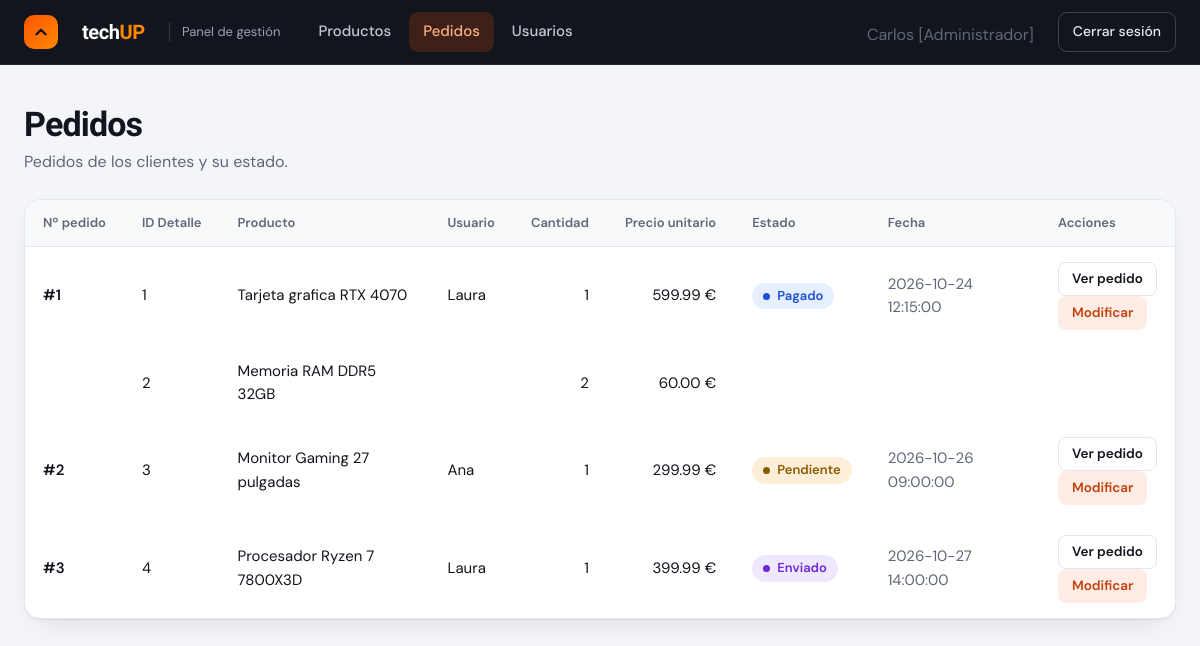
/index.php?entity=pedido&action=index&rol=0 (signed in), run on the app's committed database.
### tables this page shows
CREATE TABLE detalles_pedido (
    id_detalle INT UNSIGNED AUTO_INCREMENT PRIMARY KEY,
    id_pedido INT UNSIGNED NOT NULL,
    id_producto INT UNSIGNED NOT NULL,
    cantidad INT UNSIGNED NOT NULL,
    precio_compra DECIMAL(10, 2) NOT NULL,

    CONSTRAINT fk_detalles_pedidos
        FOREIGN KEY (id_pedido)
        REFERENCES pedidos(id_pedido)
        ON UPDATE CASCADE
        ON DELETE CASCADE,

    CONSTRAINT fk_detalles_productos
        FOREIGN KEY (id_producto)
        REFERENCES productos(id_producto)
        ON UPDATE CASCADE
        ON DELETE CASCADE,

    CONSTRAINT chk_detalle_cantidad
        CHECK (cantidad > 0),

    CONSTRAINT chk_detalle_precio
        CHECK (precio_compra >= 0),

    CONSTRAINT uq_pedido_producto
        UNIQUE (id_pedido, id_producto)
);

CREATE TABLE productos (
    id_producto INT UNSIGNED AUTO_INCREMENT PRIMARY KEY,
    nombre VARCHAR(120) NOT NULL,
    categoria VARCHAR(60) NOT NULL,
    marca VARCHAR(60) NOT NULL,
    modelo VARCHAR(100),
    precio DECIMAL(10, 2) NOT NULL,
    stock INT UNSIGNED NOT NULL DEFAULT 0,

    CONSTRAINT chk_producto_precio
        CHECK (precio >= 0)
);

CREATE TABLE usuarios (
    id_usuario INT UNSIGNED AUTO_INCREMENT PRIMARY KEY,
    nombre VARCHAR(80) NOT NULL,
    rol TINYINT NOT NULL COMMENT '0: Administrador, 1: Usuario',
    contrasenia VARCHAR(80) NOT NULL,
    apellidos VARCHAR(120) NOT NULL,
    email VARCHAR(150) NOT NULL UNIQUE,
    telefono VARCHAR(20),
    fecha_registro DATETIME NOT NULL DEFAULT CURRENT_TIMESTAMP
);

CREATE TABLE pedidos (
    id_pedido INT UNSIGNED AUTO_INCREMENT PRIMARY KEY,
    id_usuario INT UNSIGNED NOT NULL,
    fecha_pedido DATETIME NOT NULL DEFAULT CURRENT_TIMESTAMP,
    estado ENUM(
        'pendiente',
        'confirmado',
        'pagado',
        'enviado',
        'entregado',
        'cancelado'
    ) NOT NULL DEFAULT 'pendiente',

    CONSTRAINT fk_pedidos_usuarios
        FOREIGN KEY (id_usuario)
        REFERENCES usuarios(id_usuario)
        ON UPDATE CASCADE
        ON DELETE CASCADE
);

### index.php (called while the page is built, shortened)
<?php
CDestino::enrutar();

### db/Conectar.php (called while the page is built)
<?php
class ConexionBD{
    public static function conectar(){
        $conexion = new mysqli("127.0.0.1","root","","tienda_informatica");
        $conexion -> query("SET NAMES 'UTF8' ");
        return $conexion;
    }
}

### model/MPedidos.php (called while the page is built, shortened)
<?php
class MPedidos
{
    private $db;
    private $data;
    public function __construct()
    {
        $this->db = ConexionBD::conectar();
        $this->data = array();
    }
    public function getAll()
    {
        $consulta = $this->db->query("SELECT
         detalles_pedido.id_detalle,
        detalles_pedido.id_pedido AS numero_pedido,
        productos.nombre AS producto_nombre,
        usuarios.nombre AS usuario_nombre, detalles_pedido.cantidad,
        detalles_pedido.precio_compra,
        productos.precio AS precio_producto ,
        pedidos.estado, pedidos.fecha_pedido
        FROM detalles_pedido INNER JOIN productos
        ON detalles_pedido.id_producto = productos.id_producto
        INNER JOIN pedidos  ON detalles_pedido.id_pedido = pedidos.id_pedido
        INNER JOIN usuarios  ON pedidos.id_usuario = usuarios.id_usuario
        ORDER BY detalles_pedido.id_pedido;
    ");
        while ($filas = $consulta->fetch_assoc()) {
            $this->data[] = $filas;
        }
        return $this->data;
    }
}

### view/pedidos/VPedidoAdmin.php (the view, shortened to what this page needs)
<!DOCTYPE html>
<html lang="es">
<head>
    <link rel="stylesheet" href="view/styles.css">
</head>
<body>
    <header class="topbar">
        <div class="topbar-inner">
            <span class="brand-mark" aria-hidden="true"><svg width="18" height="18" viewBox="0 0 24 24" fill="none"
                    stroke="#12151e" stroke-width="3.2" stroke-linecap="round" stroke-linejoin="round">
                    <path d="M6 15l6-6 6 6" />
                </svg></span>
            <span class="brand-name">tech<b>UP</b></span>
            <span class="brand-tag">Panel de gestión</span>
            <nav class="nav" aria-label="Secciones">
                <a href="?entity=producto&amp;action=index&rol=0">Productos</a>
                <a href="?entity=pedido&amp;action=index&rol=0" class="is-active" aria-current="page">Pedidos</a>
                <a href="?entity=usuario&amp;action=index&rol=0">Usuarios</a>
            </nav>
            <span class="page-sub"> <?= $_SESSION["nombre"] ?>
                <?php
                if ($_SESSION['rol'] == 0) {
                    echo "[Administrador]";
                } else {
                    echo "[Cliente]";
                }
                ?>
            </span>
            <a class="logout" href="?entity=login&amp;">Cerrar sesión</a>
        </div>
    </header>
    <main class="page">
        <div class="page-head">
            <div>
                <h1>Pedidos</h1>
                <p class="page-sub">Pedidos de los clientes y su estado.</p>
            </div>
        </div>
        <div class="panel table-wrap">
            <table class="table table-groups">
                <thead>
                    <tr>
                        <th scope="col">Nº pedido</th>
                        <th scope="col">ID Detalle</th>
                        <th scope="col">Producto</th>
                        <th scope="col">Usuario</th>
                        <th scope="col" class="num">Cantidad</th>
                        <th scope="col" class="num">Precio unitario</th>
                        <th scope="col">Estado</th>
                        <th scope="col">Fecha</th>
                        <th scope="col">Acciones</th>
                    </tr>
                </thead>
                <tbody>
                    <?php
                    $ultimo_pedido = null;
                    foreach ($pedido as $dato) {
                        echo "<tr>";
                        $precio_unitario = $dato['precio_compra'] / $dato['cantidad'];
                        if ($dato['numero_pedido'] == $ultimo_pedido) {
                            echo "<td></td>";
                            echo "<td>" . $dato['id_detalle'] . "</td>";
                            echo "<td>" . $dato['producto_nombre'] . "</td>";
                            echo "<td></td>";
                            echo "<td class='num'>" . $dato['cantidad'] . "</td>";
                            echo "<td class='num'>" . number_format($precio_unitario, 2) . " €</td>";
                            echo "<td></td>";
                            echo "<td></td>";
                            echo "<td>
                            </td>";
                        } else {
                            echo "<td class='strong'>#" . $dato['numero_pedido'] . "</td>";
                            echo "<td>" . $dato['id_detalle'] . "</td>";
                            echo "<td>" . $dato['producto_nombre'] . "</td>";
                            echo "<td>" . $dato['usuario_nombre'] . "</td>";
                            echo "<td class='num'>" . $dato['cantidad'] . "</td>";
                            echo "<td class='num'>" . number_format($precio_unitario, 2) . " €</td>";
                            echo "<td><span class='badge badge-" . $dato['estado'] . "'>" . $dato['estado'] . "</span></td>";
                            echo "<td class='muted'>" . $dato['fecha_pedido'] . "</td>";
                            echo "<td class='actions'>
                              <a href='index.php?entity=pedido&action=show&rol=0&id=" . $dato['numero_pedido'] . "' class='btn btn-sm btn-view'>Ver pedido</a> <br>";
                            echo "<a href='index.php?entity=pedido&action=edit&rol=0&id=" . $dato['numero_pedido'] . "'
                            class='btn btn-sm btn-edit'>Modificar</a> <br>
                            </td>";
                        }
                        echo "</tr>";
                        $ultimo_pedido = $dato['numero_pedido'];
                    }
                    ?>
                </tbody>
            </table>
        </div>
    </main>
</body>
</html>

### data on the page
detalles_pedido: id_pedido "1", id_detalle "1", id_producto.nombre "Tarjeta grafica RTX 4070", usuarios.nombre "Laura", cantidad "1", precio_compra "599.99", id_pedido.estado "Pagado", id_pedido.fecha_pedido "2026-10-24 12:15:00"
detalles_pedido: id_detalle "2", id_producto.nombre "Memoria RAM DDR5 32GB", cantidad "2", precio_unitario "60.00"
detalles_pedido: id_pedido "2", id_detalle "3", id_producto.nombre "Monitor Gaming 27 pulgadas", usuarios.nombre "Ana", cantidad "1", precio_compra "299.99", id_pedido.estado "Pendiente", id_pedido.fecha_pedido "2026-10-26 09:00:00"
detalles_pedido: id_pedido "3", id_detalle "4", id_producto.nombre "Procesador Ryzen 7 7800X3D", usuarios.nombre "Laura", cantidad "1", precio_compra "399.99", id_pedido.estado "Enviado", id_pedido.fecha_pedido "2026-10-27 14:00:00"

### other printed values
$_SESSION["nombre"] "Carlos"
